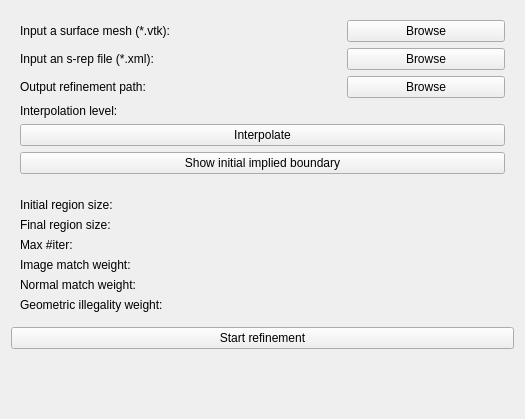
<?xml version="1.0" encoding="UTF-8"?>
<ui version="4.0">
 <class>qSlicerSRepRefinerModuleWidget</class>
 <widget class="qSlicerWidget" name="qSlicerSRepRefinerModuleWidget">
  <property name="geometry">
   <rect>
    <x>0</x>
    <y>0</y>
    <width>525</width>
    <height>419</height>
   </rect>
  </property>
  <property name="windowTitle">
   <string>Form</string>
  </property>
  <layout class="QVBoxLayout" name="verticalLayout">
   <item>
    <widget class="ctkCollapsibleButton" name="CTKCollapsibleButton" native="true">
     <property name="text" stdset="0">
      <string>Input</string>
     </property>
     <layout class="QVBoxLayout" name="verticalLayout_3">
      <item>
       <layout class="QHBoxLayout" name="horizontalLayout">
        <item>
         <widget class="QLabel" name="lb_inputImage">
          <property name="text">
           <string>Input a surface mesh (*.vtk):</string>
          </property>
         </widget>
        </item>
        <item>
         <widget class="QLabel" name="lb_imagePath">
          <property name="text">
           <string/>
          </property>
         </widget>
        </item>
        <item>
         <widget class="QPushButton" name="btn_browseImage">
          <property name="text">
           <string>Browse</string>
          </property>
         </widget>
        </item>
       </layout>
      </item>
      <item>
       <layout class="QHBoxLayout" name="horizontalLayout_2">
        <item>
         <widget class="QLabel" name="label_2">
          <property name="text">
           <string>Input an s-rep file (*.xml):</string>
          </property>
         </widget>
        </item>
        <item>
         <widget class="QLabel" name="lb_srepPath">
          <property name="text">
           <string/>
          </property>
         </widget>
        </item>
        <item>
         <widget class="QPushButton" name="btn_browseSrep">
          <property name="text">
           <string>Browse</string>
          </property>
         </widget>
        </item>
       </layout>
      </item>
      <item>
       <layout class="QHBoxLayout" name="horizontalLayout_4">
        <item>
         <widget class="QLabel" name="label_4">
          <property name="text">
           <string>Output refinement path:</string>
          </property>
         </widget>
        </item>
        <item>
         <widget class="QLabel" name="lb_outputpath">
          <property name="text">
           <string/>
          </property>
         </widget>
        </item>
        <item>
         <widget class="QPushButton" name="btn_output">
          <property name="text">
           <string>Browse</string>
          </property>
         </widget>
        </item>
       </layout>
      </item>
      <item>
       <layout class="QHBoxLayout" name="horizontalLayout_3">
        <item>
         <widget class="QLabel" name="label_3">
          <property name="text">
           <string>Interpolation level:</string>
          </property>
         </widget>
        </item>
        <item>
         <widget class="qMRMLSliderWidget" name="sl_interp" native="true">
          <property name="decimals" stdset="0">
           <number>0</number>
          </property>
          <property name="pageStep" stdset="0">
           <double>10.000000000000000</double>
          </property>
          <property name="minimum" stdset="0">
           <double>0.000000000000000</double>
          </property>
          <property name="maximum" stdset="0">
           <double>15.000000000000000</double>
          </property>
          <property name="value" stdset="0">
           <double>3.000000000000000</double>
          </property>
         </widget>
        </item>
       </layout>
      </item>
      <item>
       <widget class="QPushButton" name="btn_interp">
        <property name="text">
         <string>Interpolate</string>
        </property>
       </widget>
      </item>
      <item>
       <widget class="QPushButton" name="btn_initial_bdry">
        <property name="text">
         <string>Show initial implied boundary</string>
        </property>
       </widget>
      </item>
     </layout>
    </widget>
   </item>
   <item>
    <widget class="ctkCollapsibleButton" name="CTKCollapsibleButton_param" native="true">
     <property name="text" stdset="0">
      <string>Parameters</string>
     </property>
     <layout class="QVBoxLayout" name="verticalLayout_param">
      <item>
       <layout class="QHBoxLayout" name="horizontalLayout_5">
        <item>
         <widget class="QLabel" name="label_5">
          <property name="text">
           <string>Initial region size:</string>
          </property>
         </widget>
        </item>
        <item>
         <widget class="qMRMLSliderWidget" name="sl_stepSize" native="true">
          <property name="decimals" stdset="0">
           <number>3</number>
          </property>
          <property name="pageStep" stdset="0">
           <double>0.010000000000000</double>
          </property>
          <property name="minimum" stdset="0">
           <double>0.001000000000000</double>
          </property>
          <property name="maximum" stdset="0">
           <double>15.000000000000000</double>
          </property>
          <property name="value" stdset="0">
           <double>0.010000000000000</double>
          </property>
         </widget>
        </item>
       </layout>
      </item>
      <item>
       <layout class="QHBoxLayout" name="horizontalLayout_6">
        <item>
         <widget class="QLabel" name="label_6">
          <property name="text">
           <string>Final region size:</string>
          </property>
         </widget>
        </item>
        <item>
         <widget class="qMRMLSliderWidget" name="sl_tol" native="true">
          <property name="decimals" stdset="0">
           <number>4</number>
          </property>
          <property name="pageStep" stdset="0">
           <double>0.010000000000000</double>
          </property>
          <property name="minimum" stdset="0">
           <double>0.000100000000000</double>
          </property>
          <property name="maximum" stdset="0">
           <double>15.000000000000000</double>
          </property>
          <property name="value" stdset="0">
           <double>0.001000000000000</double>
          </property>
         </widget>
        </item>
       </layout>
      </item>
      <item>
       <layout class="QHBoxLayout" name="horizontalLayout_7">
        <item>
         <widget class="QLabel" name="label_7">
          <property name="text">
           <string>Max #iter:</string>
          </property>
         </widget>
        </item>
        <item>
         <widget class="qMRMLSliderWidget" name="sl_maxIter" native="true">
          <property name="decimals" stdset="0">
           <number>0</number>
          </property>
          <property name="pageStep" stdset="0">
           <double>10.000000000000000</double>
          </property>
          <property name="minimum" stdset="0">
           <double>200.000000000000000</double>
          </property>
          <property name="maximum" stdset="0">
           <double>10000.000000000000000</double>
          </property>
          <property name="value" stdset="0">
           <double>2000.000000000000000</double>
          </property>
         </widget>
        </item>
       </layout>
      </item>
      <item>
       <layout class="QHBoxLayout" name="horizontalLayout_8">
        <item>
         <widget class="QLabel" name="label_8">
          <property name="text">
           <string>Image match weight:</string>
          </property>
         </widget>
        </item>
        <item>
         <widget class="qMRMLSliderWidget" name="sl_wtImageMatch" native="true">
          <property name="decimals" stdset="0">
           <number>4</number>
          </property>
          <property name="pageStep" stdset="0">
           <double>0.001000000000000</double>
          </property>
          <property name="minimum" stdset="0">
           <double>0.000000000000000</double>
          </property>
          <property name="maximum" stdset="0">
           <double>1000.000000000000000</double>
          </property>
          <property name="value" stdset="0">
           <double>0.004000000000000</double>
          </property>
         </widget>
        </item>
       </layout>
      </item>
      <item>
       <layout class="QHBoxLayout" name="horizontalLayout_9">
        <item>
         <widget class="QLabel" name="label_9">
          <property name="text">
           <string>Normal match weight:</string>
          </property>
         </widget>
        </item>
        <item>
         <widget class="qMRMLSliderWidget" name="sl_wtNormal" native="true">
          <property name="decimals" stdset="0">
           <number>4</number>
          </property>
          <property name="pageStep" stdset="0">
           <double>0.010000000000000</double>
          </property>
          <property name="minimum" stdset="0">
           <double>0.000000000000000</double>
          </property>
          <property name="maximum" stdset="0">
           <double>1000.000000000000000</double>
          </property>
          <property name="value" stdset="0">
           <double>20.000000000000000</double>
          </property>
         </widget>
        </item>
       </layout>
      </item>
      <item>
       <layout class="QHBoxLayout" name="horizontalLayout_10">
        <item>
         <widget class="QLabel" name="label_10">
          <property name="text">
           <string>Geometric illegality weight:</string>
          </property>
         </widget>
        </item>
        <item>
         <widget class="qMRMLSliderWidget" name="sl_wtSrad" native="true">
          <property name="decimals" stdset="0">
           <number>4</number>
          </property>
          <property name="pageStep" stdset="0">
           <double>0.010000000000000</double>
          </property>
          <property name="minimum" stdset="0">
           <double>0.000000000000000</double>
          </property>
          <property name="maximum" stdset="0">
           <double>1000.000000000000000</double>
          </property>
          <property name="value" stdset="0">
           <double>50.000000000000000</double>
          </property>
         </widget>
        </item>
       </layout>
      </item>
     </layout>
    </widget>
   </item>
   <item>
    <widget class="QPushButton" name="btn_submit">
     <property name="text">
      <string>Start refinement</string>
     </property>
    </widget>
   </item>
   <item>
    <spacer name="verticalSpacer">
     <property name="orientation">
      <enum>Qt::Vertical</enum>
     </property>
     <property name="sizeHint" stdset="0">
      <size>
       <width>0</width>
       <height>0</height>
      </size>
     </property>
    </spacer>
   </item>
  </layout>
 </widget>
 <customwidgets>
  <customwidget>
   <class>qMRMLSliderWidget</class>
   <extends>QWidget</extends>
   <header>qMRMLSliderWidget.h</header>
  </customwidget>
  <customwidget>
   <class>qSlicerWidget</class>
   <extends>QWidget</extends>
   <header>qSlicerWidget.h</header>
   <container>1</container>
  </customwidget>
  <customwidget>
   <class>ctkCollapsibleButton</class>
   <extends>QWidget</extends>
   <header>ctkCollapsibleButton.h</header>
   <container>1</container>
  </customwidget>
 </customwidgets>
 <resources/>
 <connections/>
</ui>
